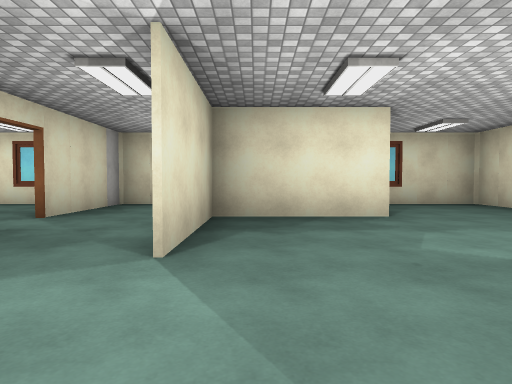
view 1 (above)

20 first-person views from a walk through a 3-D level made in the Unity game engine. The camera is 1.2 m above the floor, tilts 2° down and sees 75° across. The floor is counted in squares, 2 m on a side. Each view is taken from the middle of a square. On the plan, view 1 faces up. The plan holds only what a view shows up to about 10 squares ahead; the rest is blank. The player is left out. Some animated figures are left out. Surface patterns are stand-ins for the level's own textures.

view 2
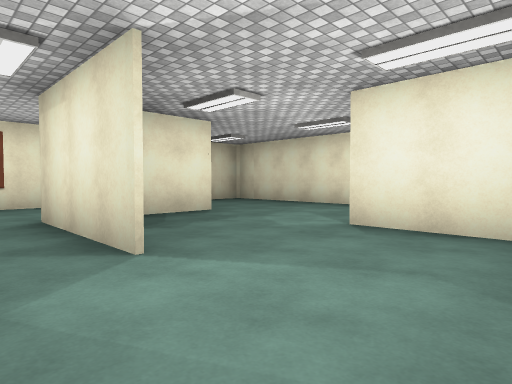

view 3
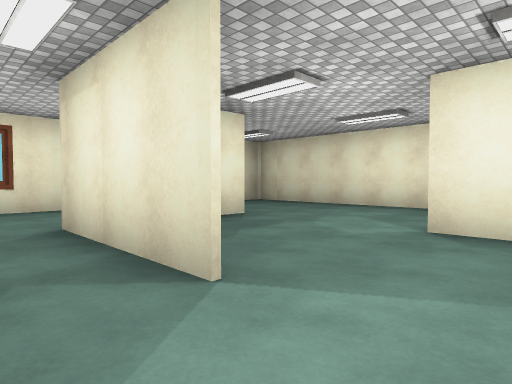

view 4
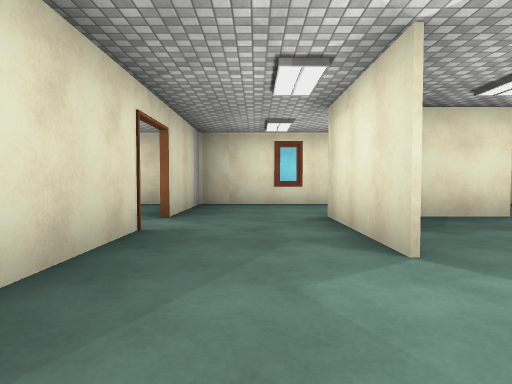

view 5
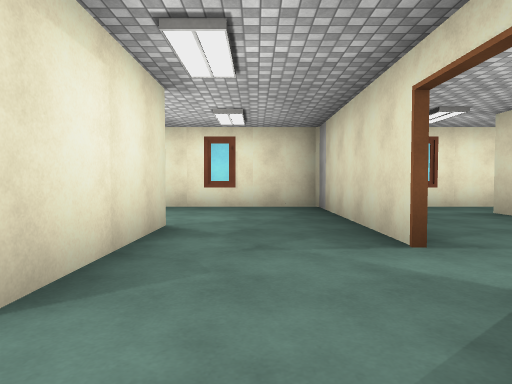

view 6
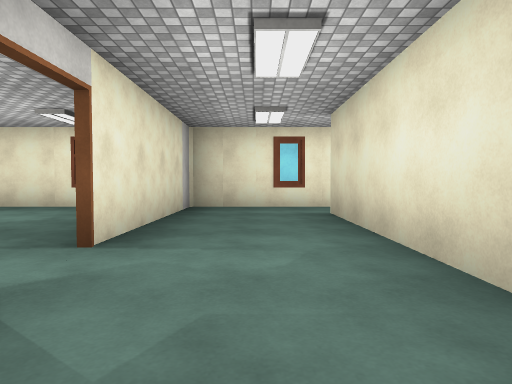

view 7
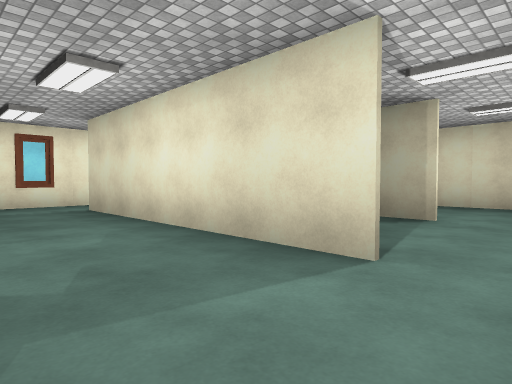

view 8
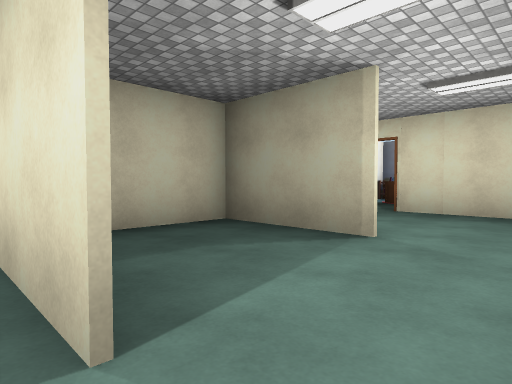

view 9
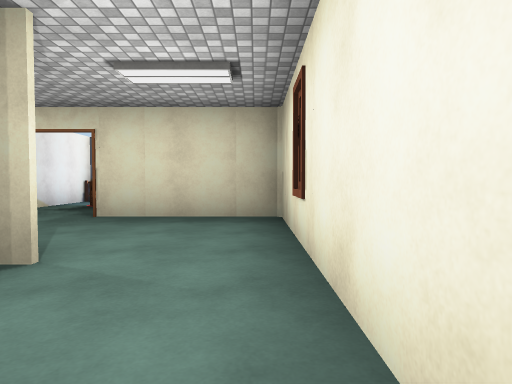

view 10
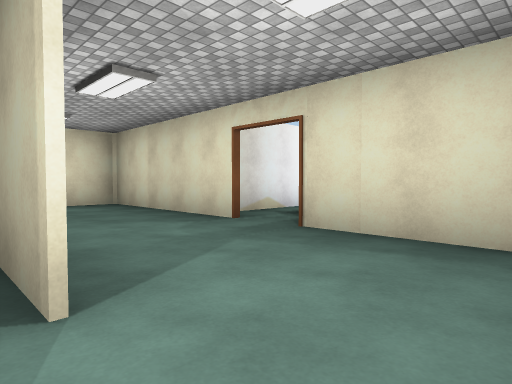

view 11
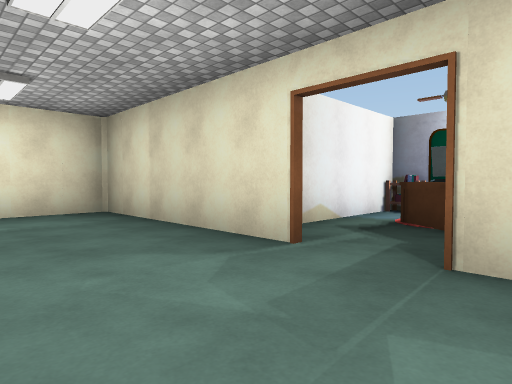

view 12
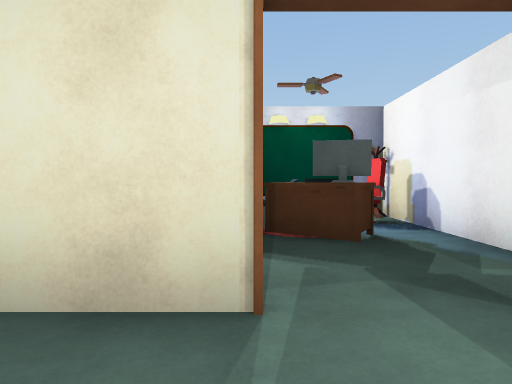

view 13
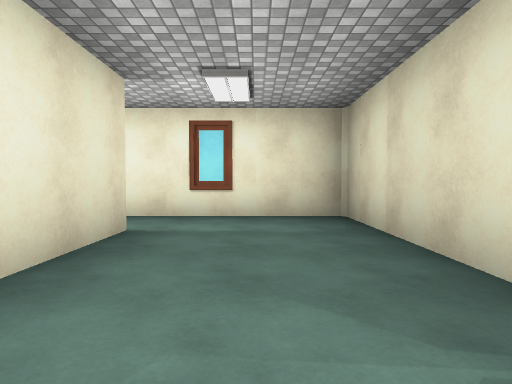

view 14
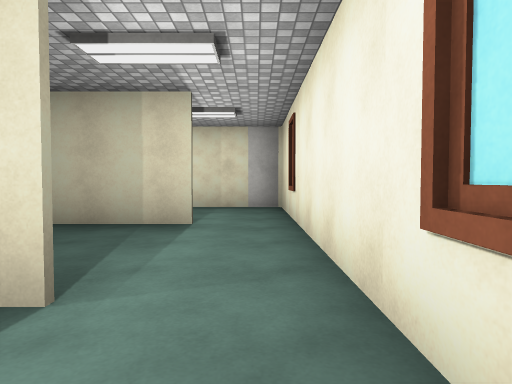

view 15
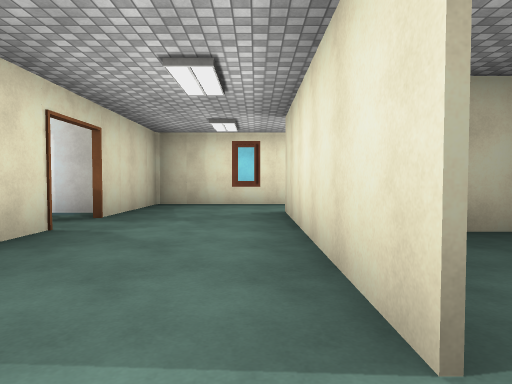

view 16
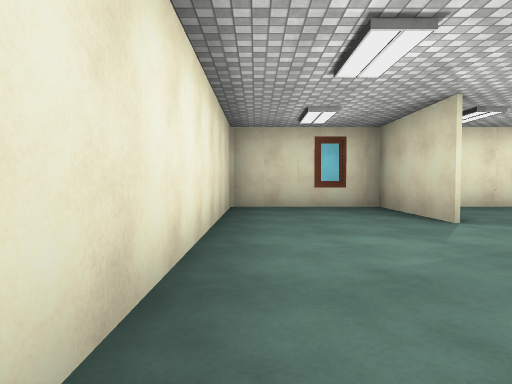

view 17
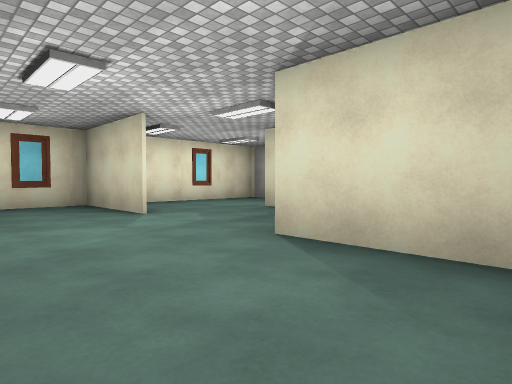

view 18
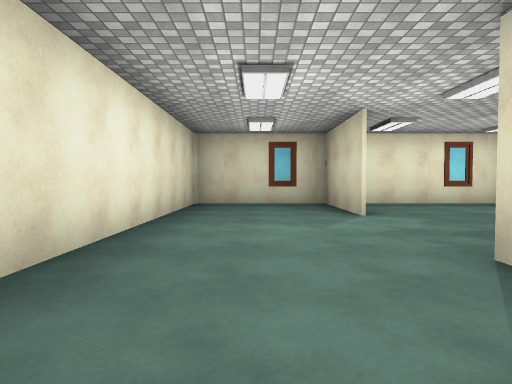

view 19
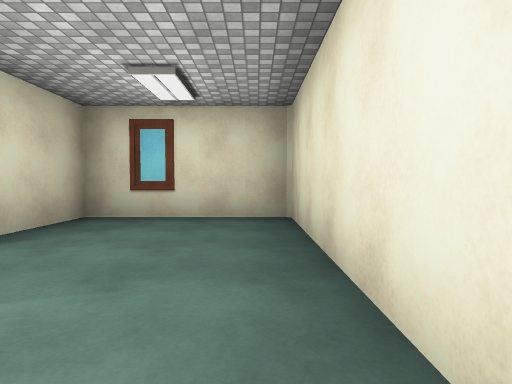

view 20
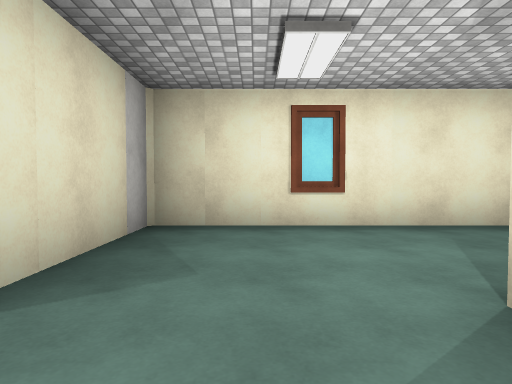

### Floor plan
Ten units are one square. View 1 is at (0, 0); x grows to the right and y downward. Boxes are objects, and circles mark ways between rooms. Rooms are numbered by the first view taken in them; rooms with no view inside come last. Other rooms are left out.
<svg viewBox="-135 -90 196 101">
<path fill="none" stroke="#000" d="M22 -24 22 6M21 -5 21 -24M-8 -25 -8 -44M22 -85 22 -55 -7 -55 -7 -25M-34 -41 -34 6 56 6 56 -84 21 -84M21 -84 -34 -84 -34 -65M-44 -84 -54 -84M-54 -84 -86 -84M-94 -65 -94 -40 -75 -40M-125 -41 -125 6 -95 6M-94 -9 -94 -65M-86 -84 -125 -84 -125 -53M-65 6 -35 6 -35 -41M-64 -70 -64 -9M-64 -9 -64 -29M-95 6 -65 6M-70 -39 -76 -39M-34 -65 -34 -53M-8 -44 -8 -56"/>
<circle cx="-20" cy="-35" r="3" fill="#2a7"/>
<circle cx="-20" cy="-60" r="3" fill="#2a7"/>
<circle cx="-60" cy="-75" r="3" fill="#2a7"/>
<circle cx="-45" cy="-60" r="3" fill="#2a7"/>
<circle cx="-90" cy="-75" r="3" fill="#2a7"/>
<circle cx="-90" cy="-5" r="3" fill="#2a7"/>
<circle cx="-60" cy="0" r="3" fill="#2a7"/>
<circle cx="-30" cy="-50" r="3" fill="#2a7"/>
<text x="20" y="-30">1</text>
<text x="-10" y="-80">2</text>
<text x="-50" y="-80">3</text>
<text x="-70" y="-70">4</text>
<text x="-110" y="-40">5</text>
<text x="-50" y="-30">6</text>
<text x="-80" y="-10">7</text>
<text x="-20" y="-60">8</text>
</svg>
Room 1 opens to room 8. Room 2 opens to room 8. Room 3 opens to room 4. Room 3 opens to room 6. Room 4 opens to room 5. Room 5 opens to room 7. Room 6 opens to room 7. Room 6 opens to room 8.

Where each view was taken, in squares from view 1:
view 1: 0 up, 0 right, facing up
view 2: 0 up, 2 left, facing up-right
view 3: 1 up, 2 left, facing up-right
view 4: 0 up, 2 left, facing up
view 5: 7 up, 2 left, facing down
view 6: 7 up, 5 left, facing down
view 7: 8 up, 4 left, facing down-left
view 8: 8 up, 6 left, facing down-left
view 9: 8 up, 7 left, facing left
view 10: 8 up, 9 left, facing down-left
view 11: 6 up, 10 left, facing down-left
view 12: 4 up, 11 left, facing left
view 13: 5 up, 11 left, facing down
view 14: 0 up, 11 left, facing right
view 15: 0 up, 10 left, facing up
view 16: 7 up, 5 right, facing down
view 17: 8 up, 5 right, facing down-left
view 18: 8 up, 4 right, facing down
view 19: 3 up, 5 right, facing up
view 20: 4 up, 2 left, facing up
